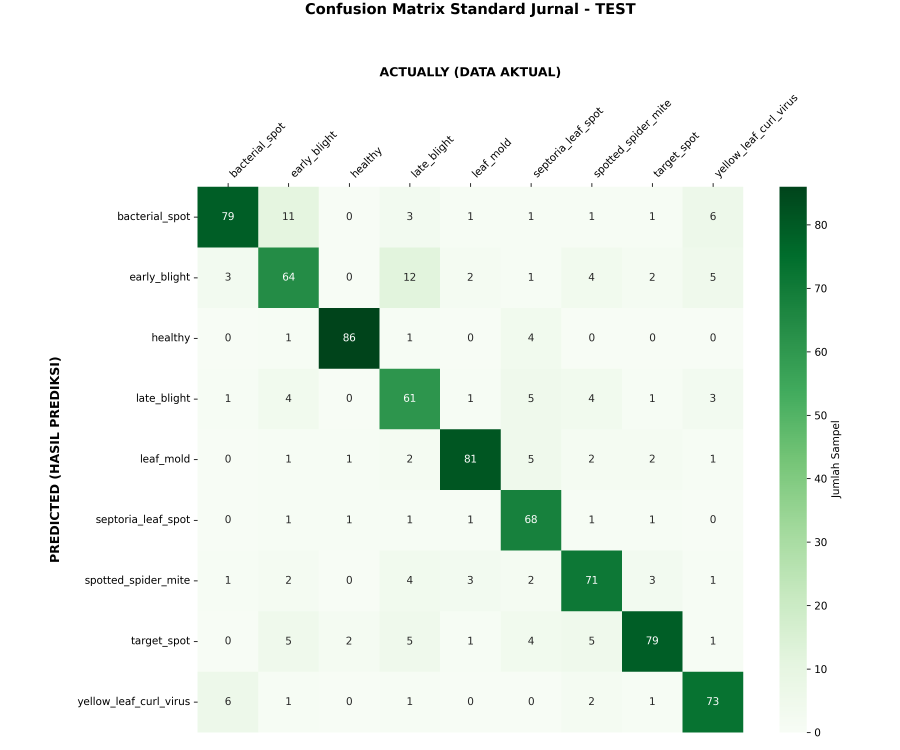
#> input picture cm_test.png, 3600 x 3000 px (shown at 1/4 size)
$ python -i feature_manual.py   (imports and definitions only)
#> lines starting #> are read from the running program, lines starting #| are printed output that depends on the picture
import cv2
import numpy as np

LEVELS = 16
IMG_SIZE = 256

def color_features(image):
    hsv = cv2.cvtColor(image, cv2.COLOR_BGR2HSV)
    h, s, v = cv2.split(hsv)
    return [np.mean(h), np.std(h), np.mean(s), np.std(s), np.mean(v), np.std(v)]


def glcm_features(gray):
    gray = cv2.resize(gray, (IMG_SIZE, IMG_SIZE))
    gray = (gray / (256 / LEVELS)).astype(int)
    glcm = np.zeros((LEVELS, LEVELS))

    for i in range(gray.shape[0] - 1):
        for j in range(gray.shape[1] - 1):
            glcm[gray[i, j], gray[i, j + 1]] += 1


    glcm /= glcm.sum() + 1e-8
    i, j = np.indices(glcm.shape)


    contrast = np.sum(glcm * (i - j) ** 2)
    energy = np.sum(glcm ** 2)
    homogeneity = np.sum(glcm / (1 + np.abs(i - j)))
    correlation = np.sum((i * j) * glcm)

    return [contrast, energy, homogeneity, correlation]

def extract_features(image):
    gray = cv2.cvtColor(image, cv2.COLOR_BGR2GRAY)
    return color_features(image) + glcm_features(gray)

import numpy as np

def compute_glcm(image, distance=1, angle=0, levels=256):
    glcm = np.zeros((levels, levels), dtype=np.float32)
    rows, cols = image.shape

    dx = int(np.round(distance * np.cos(angle)))
    dy = int(np.round(distance * np.sin(angle)))

    for i in range(rows - dy):
        for j in range(cols - dx):
            i_val = image[i, j]
            j_val = image[i + dy, j + dx]
            glcm[i_val, j_val] += 1

    return glcm

>>> import cv2
>>> picture = cv2.imread('cm_test.png')
#> picture is the input picture: shape (3000, 3600, 3); mean B, G, R 234.2, 242, 233.1
>>> result = extract_features(picture)
#> in extract_features, `gray = cv2.cvtColor(image, cv2.COLOR_BGR2GRAY)`:
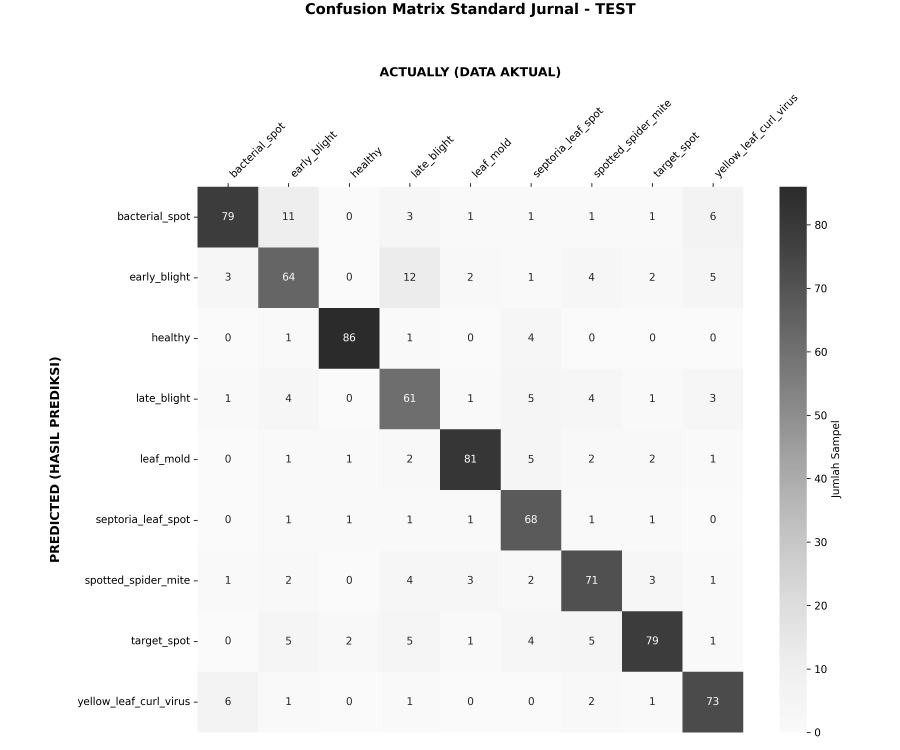
#> gray: shape (3000, 3600) (shown at 1/4 size); min 0, max 255, mean 238.5
#> in color_features, `hsv = cv2.cvtColor(image, cv2.COLOR_BGR2HSV)`: hsv: shape (3000, 3600, 3); mean H, S, V 25.4, 17.5, 242
#> in color_features, `h, s, v = cv2.split(hsv)`:
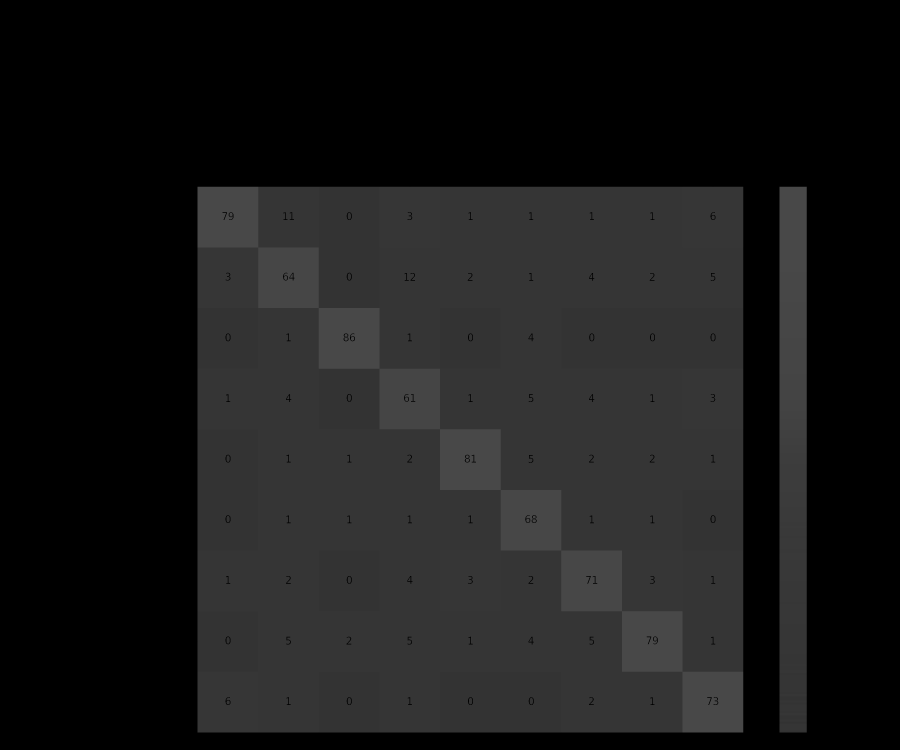
#> h: shape (3000, 3600) (shown at 1/4 size); min 0, max 75, mean 25.4
#> in color_features, `h, s, v = cv2.split(hsv)`:
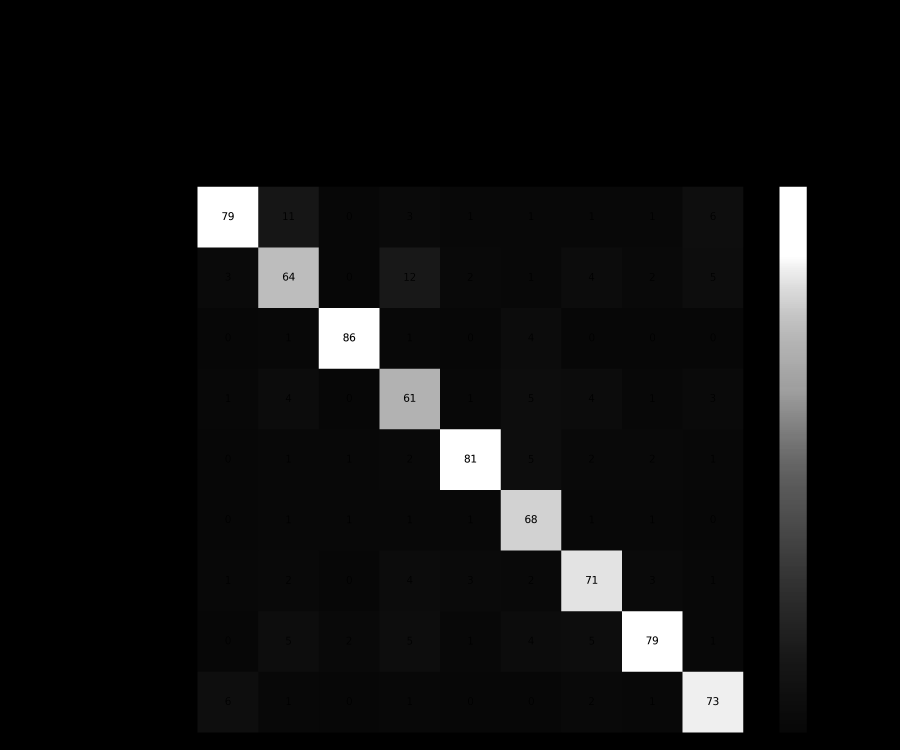
#> s: shape (3000, 3600) (shown at 1/4 size); min 0, max 255, mean 17.5
#> in color_features, `h, s, v = cv2.split(hsv)`:
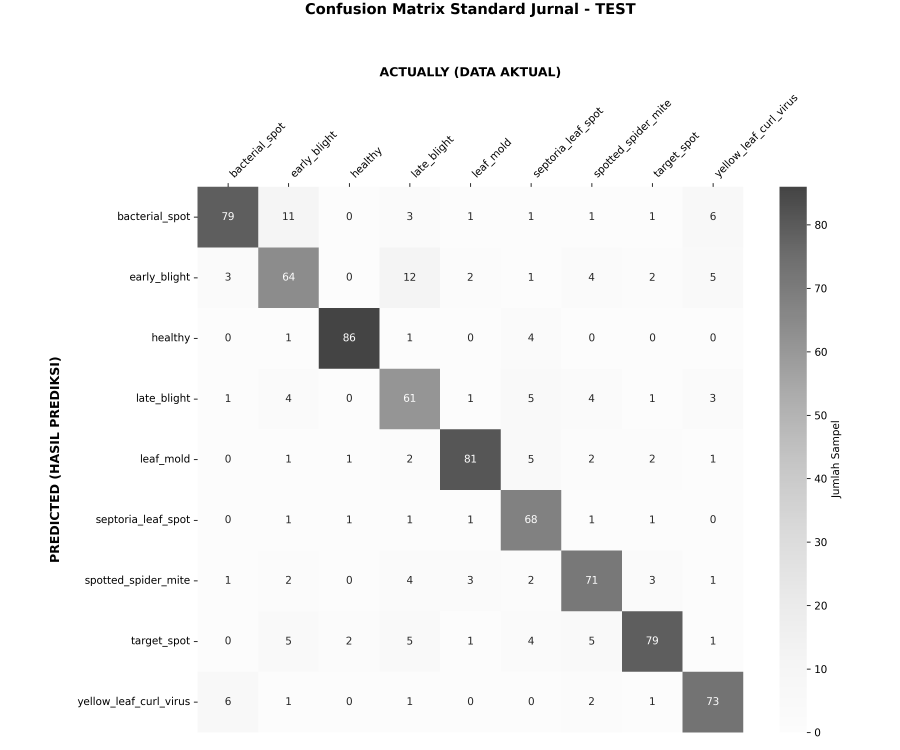
#> v: shape (3000, 3600) (shown at 1/4 size); min 0, max 255, mean 242
#> in glcm_features, `gray = cv2.resize(gray, (IMG_SIZE, IMG_SIZE))`:
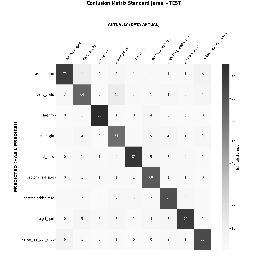
#> gray: shape (256, 256); min 0, max 255, mean 238.5
#> in glcm_features, `gray = (gray / (256 / LEVELS)).astype(int)`:
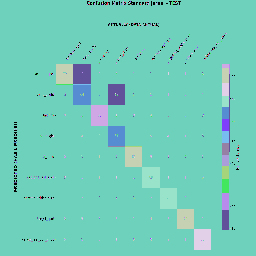
#> gray: shape (256, 256) int64; 16 distinct labels, from 0 to 15; one colour per label, 0 black
#> result = [25.43, 27.78, 17.48, 52.94, 242, 41.39, 4.03, 0.79, 0.968, 207.2]

$ run again, on hasil_cm_train.png
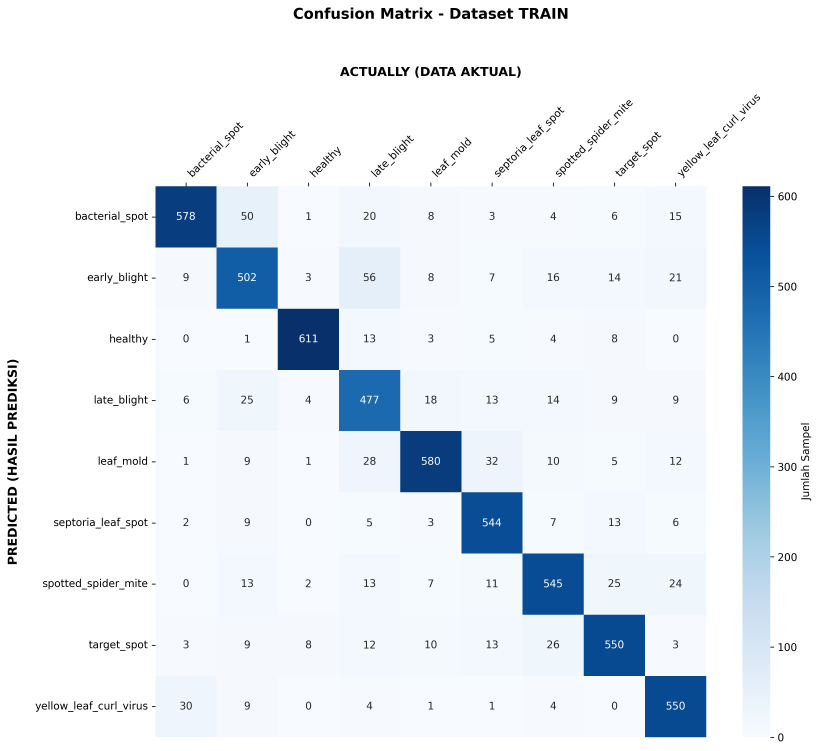
#> input picture hasil_cm_train.png, 3277 x 3004 px (shown at 1/4 size)
#> picture is the input picture: shape (3004, 3277, 3); mean B, G, R 244.1, 237.1, 230.3
#> hsv: shape (3004, 3277, 3); mean H, S, V 54.3, 20.3, 244.1
#> in color_features, `h, s, v = cv2.split(hsv)`:
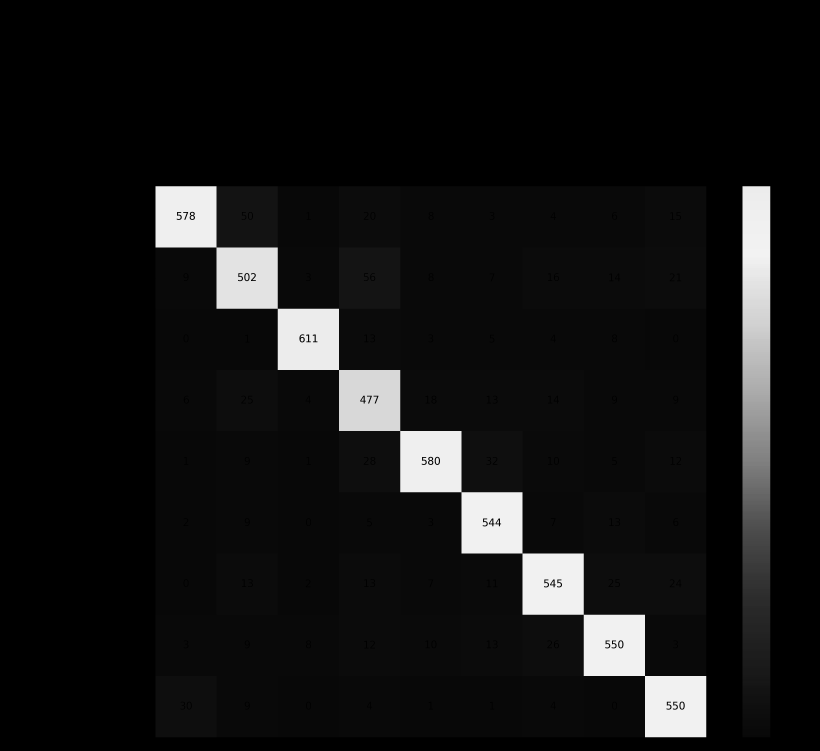
#> s: shape (3004, 3277) (shown at 1/4 size); min 0, max 243, mean 20.3
#> in glcm_features, `gray = (gray / (256 / LEVELS)).astype(int)`:
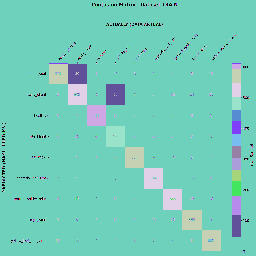
#> gray: shape (256, 256) int64; 16 distinct labels, from 0 to 15; one colour per label, 0 black
#> result = [54.35, 52.68, 20.27, 56.6, 244.1, 37.47, 4.42, 0.766, 0.966, 204.4]
